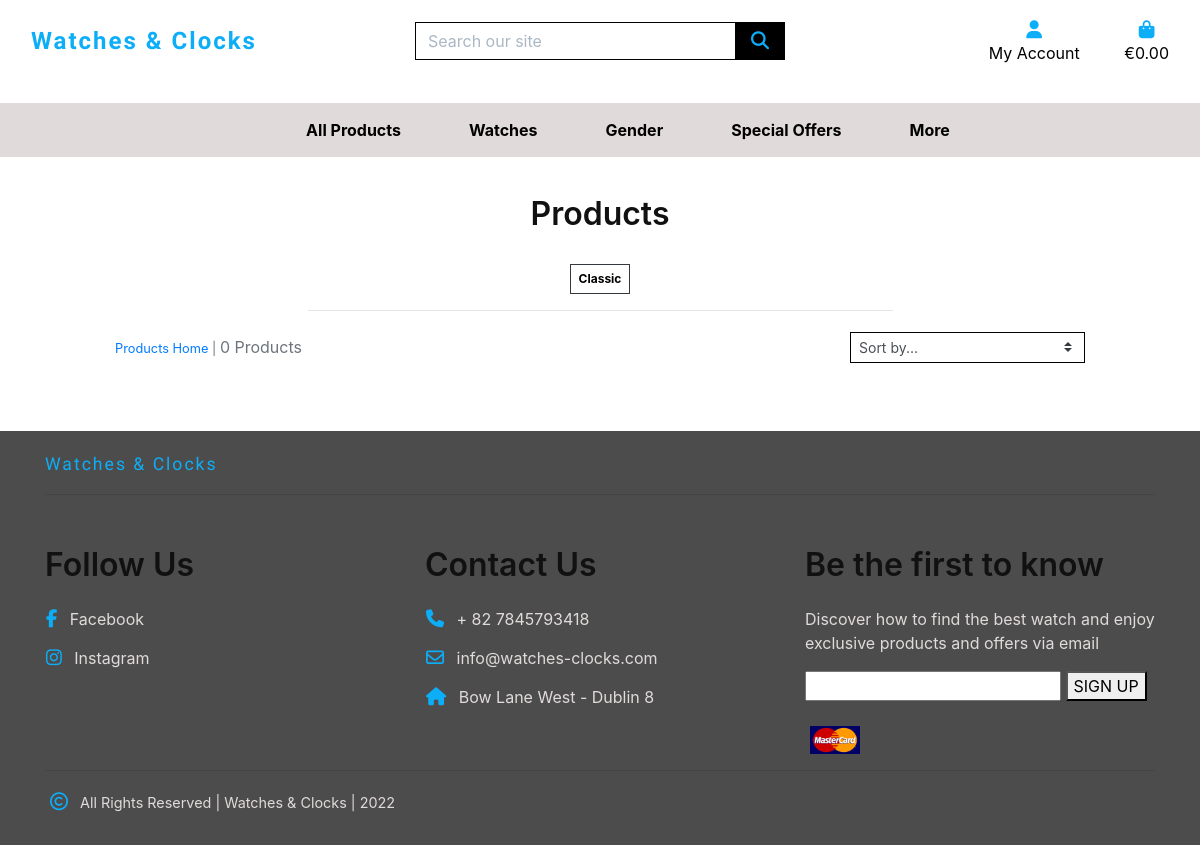
Before: /products/?category=Classic with the older database file.
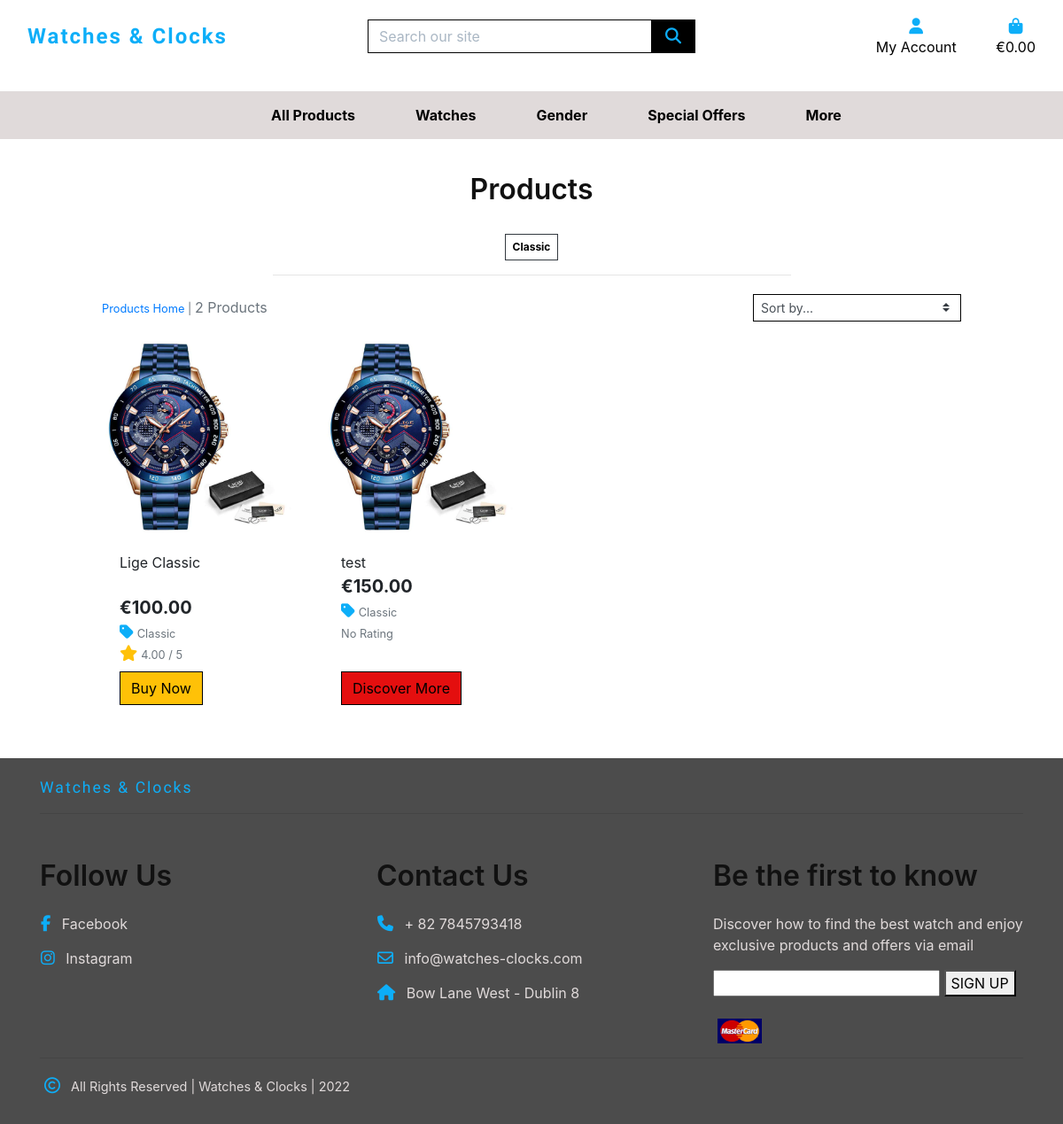
After: the same page with the newer database file.
### products/models.py (models this page shows, shortened)
class Category(models.Model):
    class Meta:
        verbose_name_plural = 'Categories'
    name = models.CharField(max_length=100)
    friendly_name = models.CharField(max_length=100, null=True, blank=True)

class Product(models.Model):
    category = models.ForeignKey(
        'Category', null=True, blank=True, on_delete=models.SET_NULL)
    gender_category = models.ForeignKey(
        'Gender_category', null=True, blank=True, on_delete=models.SET_NULL)
    sku = models.CharField(max_length=254, null=True, blank=True)
    name = models.CharField(max_length=254)
    description = models.TextField()
    watch_details = models.TextField()
    features = models.TextField()
    has_sizes = models.BooleanField(default=False, null=True, blank=True)
    old_price = models.DecimalField(default=0,
        max_digits=6, decimal_places=2)
    price = models.DecimalField(
        max_digits=6, decimal_places=2)
    rating = models.DecimalField(
        max_digits=6, decimal_places=2, null=True, blank=True)
    image_url = models.URLField(max_length=1024, null=True, blank=True)
    image = models.ImageField(null=True, blank=True)
    product_status = models.ForeignKey(
        'Product_status', null=True, blank=True, on_delete=models.SET_NULL)
    featured = models.BooleanField(default=False)
    promotion = models.BooleanField(default=False)
    comming_soon = models.BooleanField(default=False)

### products/views.py (the view, shortened to what this page needs)
# urls.py: path('', views.all_products, name='products'),
def all_products(request):
    products = Product.objects.all()
    query = None
    categories = None
    sort = None
    direction = None
    if request.GET:
        if 'category' in request.GET:
            categories = request.GET['category'].split(',')
            products = products.filter(category__name__in=categories)
            categories = Category.objects.filter(name__in=categories)
    current_sorting = f'{sort}_{direction}'
    context = {
        'products': products,
        'search_term': query,
        'current_categories': categories,
        'current_sorting': current_sorting,
    }
    return render(request, 'products/products.html', context)

### products/templates/products/products.html (shortened to what this page needs)
{% extends "base.html" %}
{% load static %}
{% block page_header %}
    <div class="container header-container">
    </div>
{% endblock %}
{% block content %}
<div class="overlay"></div>
<div class="container-fluid">
        <div class="row">
            <div class="col text-center mt-3">
                <h2 class="sub-title">Products</h2>
                {% for c in current_categories %}
                    <a class="category-badge text-decoration-none" href="{% url 'products' %}?category={{ c.name }}">
                        <span class="p-2 mt-2 badge badge-white text-black rounded-0 border border-dark">{{ c.friendly_name }}</span>
                    </a>
                {% endfor %}
                <hr class="w-50 mb-1">
            </div>
        </div>
        <div class="row">
            <div class="product-container col-10 offset-1">
                <div class="row mt-1 mb-2">
                    <div class="col-12 col-md-6 my-auto order-md-last d-flex justify-content-center justify-content-md-end">
                        <div class="sort-select-wrapper w-50">
                            <select id="sort-selector" class="custom-select custom-select-sm rounded-0 border border-{% if current_sorting != 'None_None' %}info{% else %}black{% endif %}">
                                <option value="reset" {% if current_sorting == 'None_None' %}selected{% endif %}>Sort by...</option>
                            </select>
                        </div>
                    </div>
                    <div class="col-12 col-md-6 order-md-first">
                        <p class="text-muted mt-3 text-center text-md-left">
                            {% if search_term or current_categories or current_sorting != 'None_None' %}
                                <span class="small"><a href="{% url 'products' %}">Products Home</a> | </span>
                            {% endif %}
                            {{ products|length }} Products{% if search_term %} found for <strong>"{{ search_term }}"</strong>{% endif %}
                        </p>
                    </div>
                </div>
                <div class="row">
                    {% for product in products %}
                        <div class="col-sm-6 col-md-6 col-lg-4 col-xl-3">
                            <div class="card h-100 border-0">
                                {% if product.image %}
                                <a href="{% url 'product_detail' product.id %}">
                                    <img class="card-img-top img-fluid" src="{{ product.image.url }}" alt="{{ product.name }}">
                                </a>
                                {% else %}
                                <a href="{% url 'product_detail' product.id %}">
                                    <img class="card-img-top img-fluid" src="{{ MEDIA_URL }}noimage.png" alt="{{ product.name }}">
                                </a>
                                {% endif %}
                                <div class="card-body pb-0">
                                    <p class="mb-0">{{ product.name }}</p>
                                </div>
                                <div class="card-footer bg-white pt-0 border-0 text-left">
                                    <div class="row">
                                        <div class="col">
                                            {% if product.old_price %}
                                            <p class="lead mb-0 text-left font-weight-bold line-through">€{{ product.old_price }}</p>
                                            <p class="lead mb-0 text-left font-weight-bold text-success">€{{ product.price }}</p>
                                           <img class="w-25" src="https://thumbs.dreamstime.com/b/sales-banner-colorful-price-tags-sale-sign-40114844.jpg" alt="">
                                            {% else %}
                                            <p class="lead mb-0 text-left font-weight-bold">€{{ product.price }}</p>
                                            {% endif %}
                                            {% if product.category %}
                                            <p class="small mt-1 mb-0">
                                                <a class="text-muted" href="{% url 'products' %}?category={{ product.category.name }}">
                                                    <i class="fas fa-tag mr-1 iterative-color"></i>{{ product.category.friendly_name }}
                                                </a>
                                            </p>
                                            {% endif %}
                                            {% if product.rating %}
                                                <small class="text-muted"><i class="fas fa-star mr-1"></i>{{ product.rating }} / 5</small>
                                            {% else %}
                                                <small class="text-muted">No Rating</small>
                                            {% endif %}
                                            {% if product.comming_soon %}
                                            <div>
                                                <br>
                                                <a href="{% url 'product_detail' product.id %}" class="btn btn-outline-black rounded-0 mt-2 bg-orange">Discover More</a>
                                            </div>
                                            {% else %}
                                            <div>
                                                <a href="{% url 'product_detail' product.id %}" class="btn btn-outline-black rounded-0 mt-2 bg-warning">Buy Now</a>
                                            </div>
                                            {% endif %}
                                        </div>
                                    </div>
                                </div>
                            </div>
                        </div>
                    {% endfor %}
                </div>
            </div>
        </div>
    </div>
{% endblock %}

### templates/base.html (shortened to what this page needs)
{% include "includes/head.html" %}
<body>
    <header class="container-fluid fixed-top topnav">
        <div id="topnav" class="row bg-white pt-lg-2 d-none d-lg-flex">
            <div class="col-12 col-lg-4 my-auto py-1 py-lg-0 text-center text-lg-left">
                <a href="{% url 'home' %}" class="nav-link main-logo-link">
                    <h2 class="logo my-0 iterative-color"><strong>Watches & Clocks</strong></h2>
                </a>
            </div>
            <div class="col-12 col-lg-4 my-auto py-1 py-lg-0">
                <form method="GET" action="{% url 'products' %}">
                    <div class="input-group w-100">
                        <input class="form-control border border-black rounded-0" type="text" name="q"
                            placeholder="Search our site">
                        <div class="input-group-append">
                            <button class="form-control btn btn-black border border-black rounded-0" type="submit">
                                <span class="icon">
                                    <i class="fas fa-search iterative-color"></i>
                                </span>
                            </button>
                        </div>
                    </div>
                </form>
            </div>
            <div class="col-12 col-lg-4 my-auto py-1 py-lg-0">
                <ul class="list-inline list-unstyled text-center text-lg-right my-0">
                    <li class="list-inline-item dropdown">
                        <a class="text-black nav-link" href="#" id="user-options" data-toggle="dropdown"
                            aria-haspopup="true" aria-expanded="false">
                            <div class="text-center">
                                <div></div>
                                <p class="my-0">My Account</p>
                            </div>
                        </a>
                    </li>
                    <li class="list-inline-item">
                        <a class="{% if grand_total %}text-info font-weight-bold{% else %}text-black{% endif %} nav-link"
                            href="{% url 'view_bag' %}">
                            <div class="text-center">
                                <div></div>
                                <p class="my-0">
                                    {% if grand_total %}
                                    ${{ grand_total|floatformat:2 }}
                                    {% else %}
                                    €0.00
                                    {% endif %}
                                </p>
                            </div>
                        </a>
                    </li>
                </ul>
            </div>
        </div>
        <div class="row bg-white">
            <nav class="navbar navbar-expand-lg navbar-light w-100">
                {% include 'includes/mobile-top-header.html' %}
                {% include 'includes/main-nav.html' %}
            </nav>
        </div>
    </header>
    {% block page_header %}
    {% endblock %}
    {% block content %}
    {% endblock %}
    {% include "includes/footer.html" %}
    {% include "includes/scripts.html" %}

### templates/includes/head.html (shortened to what this page needs)
{% load static %}
<!doctype html>
<html lang="en">
<head>
    {% block corecss %}
    <link rel="stylesheet" href="https://stackpath.bootstrapcdn.com/bootstrap/4.4.1/css/bootstrap.min.css"
>
    <link rel="stylesheet" href="https://cdnjs.cloudflare.com/ajax/libs/OwlCarousel2/2.3.4/assets/owl.carousel.min.css" />
    <link rel="stylesheet" href="https://cdnjs.cloudflare.com/ajax/libs/OwlCarousel2/2.3.4/assets/owl.theme.default.min.css" />
    {% endblock %}
    {% block extra_css %}
    <link rel="stylesheet" href="{% static 'css/main.css' %}">
    <link rel="stylesheet" href="{% static 'reviews/css/reviews.css' %}">
    {% endblock %}
</head>

### templates/includes/mobile-top-header.html (shortened to what this page needs)
<a href="{% url 'home' %}" class="nav-link main-logo-link">
</a>

### templates/includes/main-nav.html (shortened to what this page needs)
<div class="collapse navbar-collapse" id="main-nav">
    <ul class="navbar-nav w-auto mx-auto">
        <li class="nav-item dropdown">
            <a class="logo-font font-weight-bold nav-link text-black mr-5" href="#" id="all-products-link" data-toggle="dropdown" aria-haspopup="true" aria-expanded="false">
                All Products
            </a>
        </li>
        <li class="nav-item dropdown">
            <a class="logo-font font-weight-bold nav-link text-black mr-5" href="#" id="clothing-link" data-toggle="dropdown" aria-haspopup="true" aria-expanded="false">
                Watches
            </a>
        </li>
        <li class="nav-item dropdown">
            <a class="logo-font font-weight-bold nav-link text-black mr-5" href="#" id="homeware-link" data-toggle="dropdown" aria-haspopup="true" aria-expanded="false">
                Gender
            </a>
        </li>
        <li class="nav-item dropdown">
            <a class="logo-font font-weight-bold nav-link text-black" href="#" id="specials-link" data-toggle="dropdown" aria-haspopup="true" aria-expanded="false">
                Special Offers
            </a>
        </li>
        <li class="nav-item dropdown">
            <a class="logo-font font-weight-bold nav-link text-black ml-5" href="#" id="specials-link" data-toggle="dropdown" aria-haspopup="true" aria-expanded="false">
                More
            </a>
        </li>
    </ul>
</div>

### templates/includes/footer.html (shortened to what this page needs)
{% load static %}
<footer id="footer" class="mt-5">
    <div class="container-xl">
        <span class="logo iterative-color">Watches & Clocks</span>
        <hr>
      <div class="row row-reverse">
        <div class="col-md-4">
          <h3 class="sub-title">Follow Us</h3>
          <ul>
            <li><a href="https://www.facebook.com" rel="noopener" target="_blank"
              aria-label="Go to the facebook company page"><i class="fab fa-facebook-f iterative-color"></i> Facebook</a></li>
            <li><a href="https://twitter.com/" rel="noopener" target="_blank"
              aria-label="Go to the Instagram company page"><i class="fab fa-instagram iterative-color"></i> Instagram</a></li>
          </ul>
        </div>
        <div class="col-md-4">
          <h3 class="sub-title">Contact Us</h3>
          <ul>
            <li><i class="fas fa-phone iterative-color"></i> + 82 7845793418</li>
            <li><i class="far fa-envelope iterative-color"></i> info@watches-clocks.com</li>
            <li><i class="fas fa-home iterative-color"></i> Bow Lane West - Dublin 8</li>
          </ul>
        </div>
        <div class="col-md-4">
          <h3 class="sub-title">Be the first to know</h3>
          <p>Discover how to find the best watch and enjoy exclusive products and offers via email</p>
         <form action="">
          <input type="text">
          <button>SIGN UP</button>
        </form>
        <div class="credid-cards-box">
            <span><img alt=""></span>
        </div>
      </div>
    </div>
    <hr>
    <div class="copyright">
      <p><i class="far fa-copyright iterative-color"></i>  All Rights Reserved | Watches & Clocks | <span id="year"></span></p>
    </div>
  </div>
</footer>

### templates/includes/scripts.html (shortened to what this page needs)
{% load static %}
</body>
</html>

Changed rows visible on the page:
added Product: image (picture), name "Lige Classic", price "100.00", category.friendly_name "Classic", rating "4.00", comming_soon "Buy Now"
added Product: image (picture), name "test", price "150.00", category.friendly_name "Classic", shows "No Rating", comming_soon "Discover More"
Other visible differences:
{{ products|length }}: "0" → "2"
